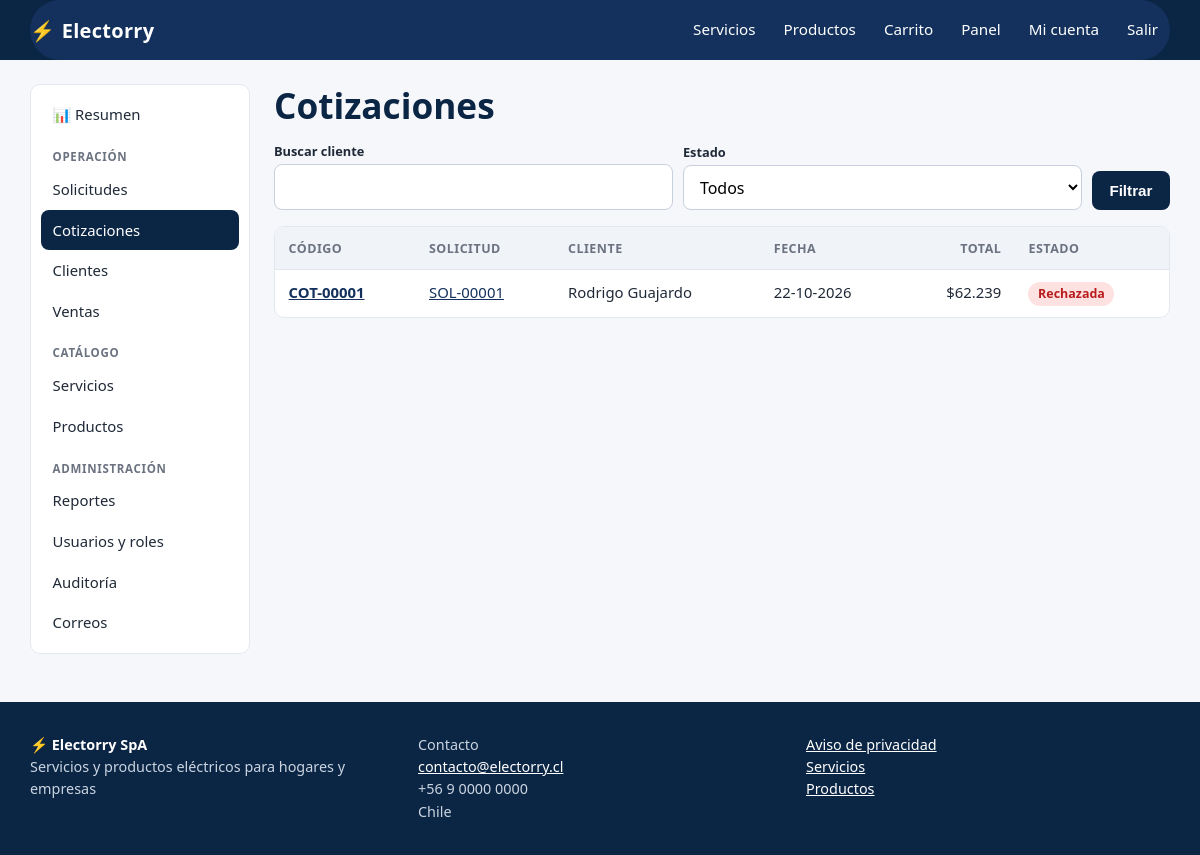
Page /panel/cotizaciones/ (signed in) on the committed database.
### apps/usuarios/models.py (models this page shows, shortened)
class Usuario(AbstractUser):
    username = None
    email = models.EmailField("correo electrónico", unique=True)
    telefono = models.CharField("teléfono", max_length=20, blank=True)
    rol = models.CharField(max_length=10, choices=Rol.choices, default=Rol.CLIENTE, db_index=True)
    acepta_privacidad = models.BooleanField("acepta aviso de privacidad", default=False)
    fecha_privacidad = models.DateTimeField(null=True, blank=True)
    anonimizado = models.BooleanField(default=False)
    USERNAME_FIELD = "email"
    REQUIRED_FIELDS = []
    objects = UsuarioManager()
    class Meta:
        ordering = ["last_name", "first_name"]
        verbose_name = "usuario"
        verbose_name_plural = "usuarios"
    @property
    def es_admin(self):
        return self.rol == Rol.ADMIN
    @property
    def es_personal(self):
        return self.rol in (Rol.ADMIN, Rol.INTERNO)

### apps/cotizaciones/models.py (models this page shows, shortened)
class Cotizacion(models.Model):
    solicitud = models.ForeignKey("solicitudes.SolicitudCotizacion", on_delete=models.PROTECT, related_name="cotizaciones")
    estado = models.CharField(max_length=12, choices=EstadoCotizacion.choices, default=EstadoCotizacion.BORRADOR, db_index=True)
    validez_hasta = models.DateField("válida hasta", null=True, blank=True)
    observaciones = models.TextField(blank=True)
    creada_por = models.ForeignKey(settings.AUTH_USER_MODEL, null=True, on_delete=models.SET_NULL, related_name="+")
    creada = models.DateTimeField(auto_now_add=True)
    actualizada = models.DateTimeField(auto_now=True)
    enviada_en = models.DateTimeField(null=True, blank=True)
    respondida_en = models.DateTimeField(null=True, blank=True)
    class Meta:
        ordering = ["-creada", "-id"]
        verbose_name = "cotización"
        verbose_name_plural = "cotizaciones"
    @property
    def codigo(self):
        return f"COT-{self.pk:05d}" if self.pk else "COT-nueva"
    @property
    def neto(self):
        return sum(l.subtotal for l in self.lineas.all())
    @property
    def iva(self):
        valor = Decimal(self.neto) * Decimal(settings.IVA_PORCENTAJE) / Decimal(100)
        return int(valor.quantize(Decimal("1"), rounding=ROUND_HALF_UP))
    @property
    def total(self):
        return self.neto + self.iva

class LineaCotizacion(models.Model):
    cotizacion = models.ForeignKey(Cotizacion, on_delete=models.CASCADE, related_name="lineas")
    descripcion = models.CharField(max_length=250)
    cantidad = models.PositiveIntegerField(default=1)
    precio_unitario = models.PositiveIntegerField("precio unitario (neto)")
    class Meta:
        ordering = ["id"]
        constraints = [models.CheckConstraint(check=models.Q(cantidad__gt=0), name="linea_cot_cantidad_positiva")]
    @property
    def subtotal(self):
        return self.cantidad * self.precio_unitario

### apps/solicitudes/models.py (models this page shows, shortened)
class SolicitudCotizacion(models.Model):
    cliente = models.ForeignKey(settings.AUTH_USER_MODEL, on_delete=models.PROTECT, related_name="solicitudes")
    servicio = models.ForeignKey("catalogo.Servicio", on_delete=models.PROTECT, related_name="solicitudes")
    descripcion = models.TextField("descripción del requerimiento")
    direccion = models.CharField("dirección / ubicación", max_length=250)
    comuna = models.CharField(max_length=100, blank=True)
    nombre_contacto = models.CharField(max_length=150)
    telefono_contacto = models.CharField(max_length=20)
    email_contacto = models.EmailField()
    estado = models.CharField(max_length=15, choices=Estado.choices, default=Estado.PENDIENTE, db_index=True)
    creada = models.DateTimeField(auto_now_add=True)
    actualizada = models.DateTimeField(auto_now=True)
    class Meta:
        ordering = ["-creada", "-id"]
        verbose_name = "solicitud de cotización"
        verbose_name_plural = "solicitudes de cotización"
        indexes = [models.Index(fields=["cliente", "-creada"]), models.Index(fields=["estado", "-creada"])]
    @property
    def codigo(self):
        return f"SOL-{self.pk:05d}" if self.pk else "SOL-nueva"

### apps/panel/views.py (the view)
# urls.py: path("cotizaciones/", v.cotizaciones_lista, name="cotizaciones"),
@rol_requerido(*PERSONAL)
def cotizaciones_lista(request):
    qs = Cotizacion.objects.select_related("solicitud__servicio").prefetch_related("lineas")
    estado = request.GET.get("estado", "")
    q = request.GET.get("q", "").strip()
    if estado in dict(EstadoCotizacion.choices):
        qs = qs.filter(estado=estado)
    if q:
        qs = qs.filter(Q(solicitud__nombre_contacto__icontains=q) | Q(solicitud__email_contacto__icontains=q))
    pagina = Paginator(qs, 20).get_page(request.GET.get("pagina"))
    return render(request, "panel/cotizaciones_lista.html", {"seccion": "cotizaciones", "pagina": pagina, "estados": EstadoCotizacion.choices, "estado": estado, "q": q})

### apps/core/context_processors.py (called while the page is built)
def sitio(request):
    carrito_items = 0
    carrito = request.session.get("carrito") if hasattr(request, "session") else None
    if carrito:
        carrito_items = sum(int(c) for c in carrito.values())
    return {
        "EMPRESA": settings.EMPRESA,
        "IVA": settings.IVA_PORCENTAJE,
        "carrito_items": carrito_items,
    }

### apps/core/permisos.py (called while the page is built)
def rol_requerido(*roles):
    def decorador(vista):
        @wraps(vista)
        def envoltura(request, *args, **kwargs):
            if not request.user.is_authenticated:
                return redirect_to_login(request.get_full_path())
            if request.user.rol not in roles:
                registrar_acceso_denegado(request)
                raise PermissionDenied
            return vista(request, *args, **kwargs)
        return envoltura
    return decorador

### apps/core/templatetags/electorry.py (called while the page is built)
@register.filter
def clp(valor):
    return formatear_clp(valor)

@register.filter
def estado_css(valor):
    return str(valor).lower().replace("_", "-")

### apps/core/utils.py (called while the page is built)
def formatear_clp(valor):
    try:
        return "$" + f"{int(valor):,}".replace(",", ".")
    except (TypeError, ValueError):
        return "$0"

### templates/panel/cotizaciones_lista.html (shortened to what this page needs)
{% extends "panel/base.html" %}{% load electorry %}
{% block panel %}
<h1>Cotizaciones</h1>
<form class="filters" method="get">
  <div><label for="q">Buscar cliente</label><input id="q" name="q" value="{{ q }}"></div>
  <div><label for="estado">Estado</label><select id="estado" name="estado"><option value="">Todos</option>{% for v, l in estados %}<option value="{{ v }}" {% if estado == v %}selected{% endif %}>{{ l }}</option>{% endfor %}</select></div>
  <div style="flex:0 0 auto"><button class="btn secondary" type="submit">Filtrar</button></div></form>
<div class="table-wrap"><table><thead><tr><th>Código</th><th>Solicitud</th><th>Cliente</th><th>Fecha</th><th class="num">Total</th><th>Estado</th></tr></thead><tbody>
{% for c in pagina %}<tr><td><a href="{% url 'cotizaciones:detalle' c.pk %}"><strong>{{ c.codigo }}</strong></a></td><td><a href="{% url 'panel:solicitud_detalle' c.solicitud_id %}">{{ c.solicitud.codigo }}</a></td><td>{{ c.solicitud.nombre_contacto }}</td><td>{{ c.creada|date:"d-m-Y" }}</td><td class="num">{{ c.total|clp }}</td><td><span class="estado estado-{{ c.estado|estado_css }}">{{ c.get_estado_display }}</span></td></tr>
{% empty %}<tr><td colspan="6" class="empty">No hay cotizaciones.</td></tr>{% endfor %}</tbody></table></div>
{% endblock %}

### templates/base.html (shortened to what this page needs)
{% load static electorry %}<!doctype html>
<html lang="es">
<head>
  <link rel="stylesheet" href="{% static 'css/app.css' %}">
</head>
<body>
<header class="site-header">
  <div class="container bar" id="barra-navegacion">
    <a class="brand" href="{% url 'core:inicio' %}"><span class="bolt">⚡</span> Electorry</a>
    <nav class="nav" aria-label="Principal">
      <a href="{% url 'catalogo:lista' %}">Servicios</a>
      <a href="{% url 'tienda:lista' %}">Productos</a>
      <a href="{% url 'tienda:carrito' %}">Carrito{% if carrito_items %}<span class="badge-n">{{ carrito_items }}</span>{% endif %}</a>
      {% if user.is_authenticated %}
        {% if user.es_personal %}
          <a href="{% url 'panel:dashboard' %}">Panel</a>
        {% else %}
          <a href="{% url 'solicitudes:mis_solicitudes' %}">Mis solicitudes</a>
          <a href="{% url 'tienda:mis_compras' %}">Mis compras</a>
        {% endif %}
        <a href="{% url 'usuarios:perfil' %}">{{ user.first_name|default:"Mi cuenta" }}</a>
        <form method="post" action="{% url 'usuarios:logout' %}" style="display:inline">{% csrf_token %}<button class="linklike" type="submit" style="color:#fff;padding:.5rem .75rem">Salir</button></form>
      {% else %}
        <a href="{% url 'usuarios:login' %}">Ingresar</a>
        <a class="cta" href="{% url 'usuarios:registro' %}">Crear cuenta</a>
      {% endif %}
    </nav>
  </div>
</header>
<main id="contenido" class="container">
  {% block content %}{% endblock %}
</main>
<footer class="site-footer">
  <div class="container footer-grid">
    <div><strong style="color:#fff">⚡ {{ EMPRESA.nombre }}</strong><br>{{ EMPRESA.eslogan }}</div>
    <div>Contacto<br><a href="mailto:{{ EMPRESA.email }}">{{ EMPRESA.email }}</a><br>{{ EMPRESA.telefono }}<br>{{ EMPRESA.direccion }}</div>
    <div><a href="{% url 'core:privacidad' %}">Aviso de privacidad</a><br><a href="{% url 'catalogo:lista' %}">Servicios</a><br><a href="{% url 'tienda:lista' %}">Productos</a></div>
  </div>
</footer>
</body>
</html>

### static/css/app.css (style rules this page uses)
:root { --navy: #0b2545; --navy-2: #13315c; --amber: #f5b301; --amber-d: #d99a00; --ink: #1f2937; --muted: #6b7280; --bg: #f5f7fa; --card: #fff; --line: #e3e8ef; --ok: #15803d; --ok-bg: #dcfce7; --warn: #a16207; --warn-bg: #fef3c7; --err: #b91c1c; --err-bg: #fee2e2; --info: #1d4ed8; --info-bg: #dbeafe; --radius: 10px; --shadow: 0 1px 3px rgba(11,37,69,.08), 0 4px 14px rgba(11,37,69,.06); }
*, *::before, *::after { box-sizing: border-box; }
html { scroll-behavior: smooth; }
body { margin: 0; font: 16px/1.55 system-ui, -apple-system, "Segoe UI", Roboto, sans-serif; color: var(--ink); background: var(--bg); }
a { color: var(--navy-2); }
h1, h2, h3 { line-height: 1.2; color: var(--navy); margin: 0 0 .6rem; }
h1 { font-size: clamp(1.6rem, 3vw, 2.2rem); }
.container { width: min(1140px, 100% - 2rem); margin-inline: auto; }
.stack > * + * { margin-top: 1rem; }
.site-header { background: var(--navy); color: #fff; position: sticky; top: 0; z-index: 20; }
.site-header a { color: #fff; text-decoration: none; }
.site-header .bar { display: flex; align-items: center; gap: 1rem; min-height: 60px; }
#barra-navegacion { background-color: #13315c; }
.brand { font-weight: 800; font-size: 1.25rem; letter-spacing: .3px; display: flex; align-items: center; gap: .4rem; }
.brand .bolt { color: var(--amber); }
.nav { display: flex; gap: .25rem; align-items: center; margin-left: auto; flex-wrap: wrap; }
.nav a, .nav button.linklike { padding: .5rem .75rem; border-radius: 8px; color: #fff; font-size: .95rem; }
button.linklike { background: none; border: 0; cursor: pointer; font: inherit; }
main { padding: 1.5rem 0 3rem; min-height: 60vh; }
.site-footer { background: var(--navy); color: #cbd5e1; padding: 2rem 0; font-size: .9rem; }
.site-footer a { color: #fff; }
.footer-grid { display: grid; gap: 1.5rem; grid-template-columns: repeat(auto-fit, minmax(220px, 1fr)); }
.btn { display: inline-block; border: 0; cursor: pointer; background: var(--amber); color: var(--navy); font-weight: 700; padding: .65rem 1.1rem; border-radius: 8px; text-decoration: none; font-size: .95rem; line-height: 1.2; }
.btn.secondary { background: var(--navy); color: #fff; }
.field input:not([type=checkbox]):not([type=radio]):not([type=file]), .field select, .field textarea, .filters input, .filters select { width: 100%; padding: .6rem .75rem; border: 1px solid #c7d0dc; border-radius: 8px; font: inherit; background: #fff; }
.filters { display: flex; gap: .6rem; flex-wrap: wrap; align-items: end; margin-bottom: 1rem; }
.filters > div { flex: 1 1 150px; }
.filters label { font-size: .8rem; font-weight: 600; display: block; margin-bottom: .15rem; }
.table-wrap { overflow-x: auto; background: var(--card); border: 1px solid var(--line); border-radius: var(--radius); }
table { width: 100%; border-collapse: collapse; font-size: .93rem; }
th, td { padding: .7rem .85rem; text-align: left; border-bottom: 1px solid var(--line); vertical-align: top; }
th { background: #f0f3f8; font-size: .78rem; text-transform: uppercase; letter-spacing: .04em; color: var(--muted); white-space: nowrap; }
tr:last-child td { border-bottom: 0; }
td.num, th.num { text-align: right; white-space: nowrap; }
.estado { display: inline-block; padding: .15rem .6rem; border-radius: 99px; font-size: .78rem; font-weight: 700; white-space: nowrap; background: #e5e7eb; color: #374151; }
.estado-cancelada, .estado-rechazada, .estado-rechazado, .estado-fallida, .estado-error { background: var(--err-bg); color: var(--err); }
.bar { background: #eef2f7; border-radius: 99px; height: 12px; overflow: hidden; }

### rows in the picture
Usuario: first_name "Mi cuenta"
Cotizacion: codigo "COT-00001", solicitud.codigo "SOL-00001", solicitud.nombre_contacto "Rodrigo Guajardo", creada "22-10-2026", total|clp "$62.239", estado "Rechazada"

### other values in the picture
{{ EMPRESA.nombre }} "Electorry SpA"
{{ EMPRESA.eslogan }} "Servicios y productos eléctricos para hogares y empresas"
{{ EMPRESA.email }} "contacto@electorry.cl"
{{ EMPRESA.telefono }} "+56 9 0000 0000"
{{ EMPRESA.direccion }} "Chile"
